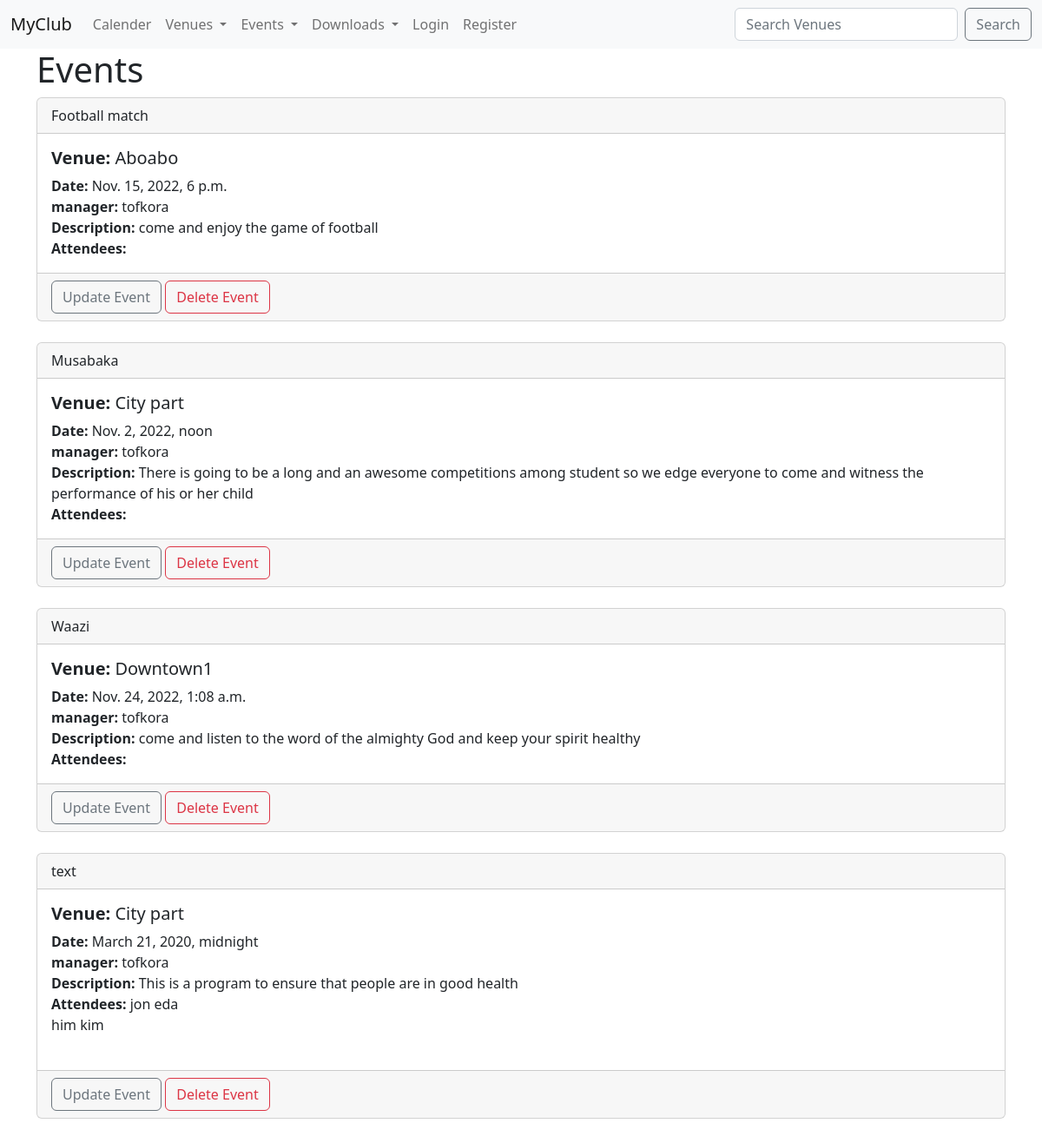
Screenshot of /events/ with the database file from the repository.
### events/models.py (models this page shows)
class Event(models.Model):
    name = models.CharField("Event Name", max_length=120)
    event_date = models.DateTimeField("Event Date")
    venue = models.ForeignKey(Venue, on_delete=models.CASCADE,blank=True, null=True)
    manager = models.ForeignKey(User, blank=True, null=True, on_delete=models.SET_NULL)
    description = models.TextField(blank=True)
    attendees = models.ManyToManyField(MyclubUser, blank=True)
    def __str__(self):
        return self.name

class Venue(models.Model):
    name = models.CharField(max_length=120)
    address = models.CharField(max_length=120)
    zip_code =models.CharField(max_length=15)
    phone = models.CharField(max_length=25, blank= True)
    web = models.URLField("Website Address", blank=True)
    email_address = models.EmailField("Email Address", blank=True)
    def __str__(self):
        return self.name

class MyclubUser(models.Model):
    first_name = models.CharField(max_length=30)
    last_name = models.CharField(max_length=30)
    email = models.EmailField("Email Address")
    def __str__(self):
        return f"{self.first_name} {self.last_name}"

### events/views.py (the view)
# urls.py: path('events/', views.all_events, name='all-events'),
def all_events(request):
    event_list = Event.objects.all().order_by('name')
    return render(request, 'events/event_list.html',{
        'event_list':event_list,
    })

### events/templates/events/event_list.html
{% extends 'events/base.html' %}
{% block content %}
    <h1>Events</h1>
    {% for event in event_list %}
    <div class="card">
        <div class="card-header">
            {{ event}}
        </div>
        <div class="card-body">
          <h5 class="card-title"><strong>Venue:</strong> {{ event.venue }}</h5>
        <p class="card-text">
                <strong>Date:</strong> {{ event.event_date }} <br>
                <strong>manager:</strong> {{ event.manager }}<br>
                <strong>Description: </strong>{{ event.description }}<br>
                    <strong>Attendees:</strong>
                    {%for user in event.attendees.all %}
                        {{ user}} <br>
                    {% endfor %}
                  <br>
          </p>
        </div>
        <div div class="card-footer text-muted">
          <a href="{% url 'update-event' event.id %}" class="btn btn-outline-secondary">Update Event</a>
          <a href="{% url 'delete-event' event.id %}" class="btn btn-outline-danger">Delete Event</a>
        </div>
      </div>
            <br>
    {% endfor %}
    <br>
{% endblock %}

### events/templates/events/base.html (shortened to what this page needs)
<!doctype html>
<html lang="en">
  <head>
    <link href="https://cdn.jsdelivr.net/npm/bootstrap@5.2.3/dist/css/bootstrap.min.css" rel="stylesheet">
  </head>
  <body>
    {% include 'events/navbar.html' %}
    <div class="container">
        {% block content %}
        {% endblock %}
    </div>
  </body>
</html>

### events/templates/events/navbar.html (shortened to what this page needs)
<nav class="navbar navbar-expand-lg bg-light">
    <div class="container-fluid">
      <a class="navbar-brand" href="{% url 'home' %}">MyClub</a>
      <div class="collapse navbar-collapse" id="navbarSupportedContent">
        <ul class="navbar-nav me-auto mb-2 mb-lg-0">
          <li class="nav-item">
            <a class="nav-link" href="{% url 'home' '2020' 'April'%}">Calender</a>
          </li>
          <li class="nav-item dropdown">
            <a class="nav-link dropdown-toggle" href="#" role="button" data-bs-toggle="dropdown" aria-expanded="false">
              Venues
            </a>
          </li>
          <li class="nav-item dropdown">
            <a class="nav-link dropdown-toggle" href="#" role="button" data-bs-toggle="dropdown" aria-expanded="false">
              Events
            </a>
          </li>
          <li class="nav-item dropdown">
            <a class="nav-link dropdown-toggle" href="#" role="button" data-bs-toggle="dropdown" aria-expanded="false">
              Downloads
            </a>
          </li>
          {% if user.is_authenticated %}
          <li class="nav-item">
            <a class="nav-link" href="{% url 'logout' %}">Logout</a>
          </li>
          {% else%}
          <li class="nav-item">
            <a class="nav-link" href="{% url 'login' %}">Login</a>
          </li>
          <li class="nav-item">
            <a class="nav-link" href="{% url 'register_user' %}">Register</a>
          </li>
          {% endif %}
        </ul>
        <form class="d-flex" method=POST action="{% url 'search-venues' %}">
          <input class="form-control me-2" type="search" placeholder="Search Venues" aria-label="Search" name="searched">
          <button class="btn btn-outline-secondary" type="submit">Search</button>
        </form>
      </div>
    </div>
  </nav>

### rows the page displays
Event: name "Football match", venue "Aboabo", event_date "Nov. 15, 2022, 6 p.m.", manager "tofkora", description "come and enjoy the game of football"
Event: name "Musabaka", venue "City part", event_date "Nov. 2, 2022, noon", manager "tofkora", description "There is going to be a long and an awesome competitions among student so we edge everyone to come and witness the performance of his or her child"
Event: name "Waazi", venue "Downtown1", event_date "Nov. 24, 2022, 1:08 a.m.", manager "tofkora", description "come and listen to the word of the almighty God and keep your spirit healthy"
Event: name "text", venue "City part", event_date "March 21, 2020, midnight", manager "tofkora", description "This is a program to ensure that people are in good health"
MyclubUser: first_name+last_name "jon eda"
MyclubUser: first_name+last_name "him kim"
